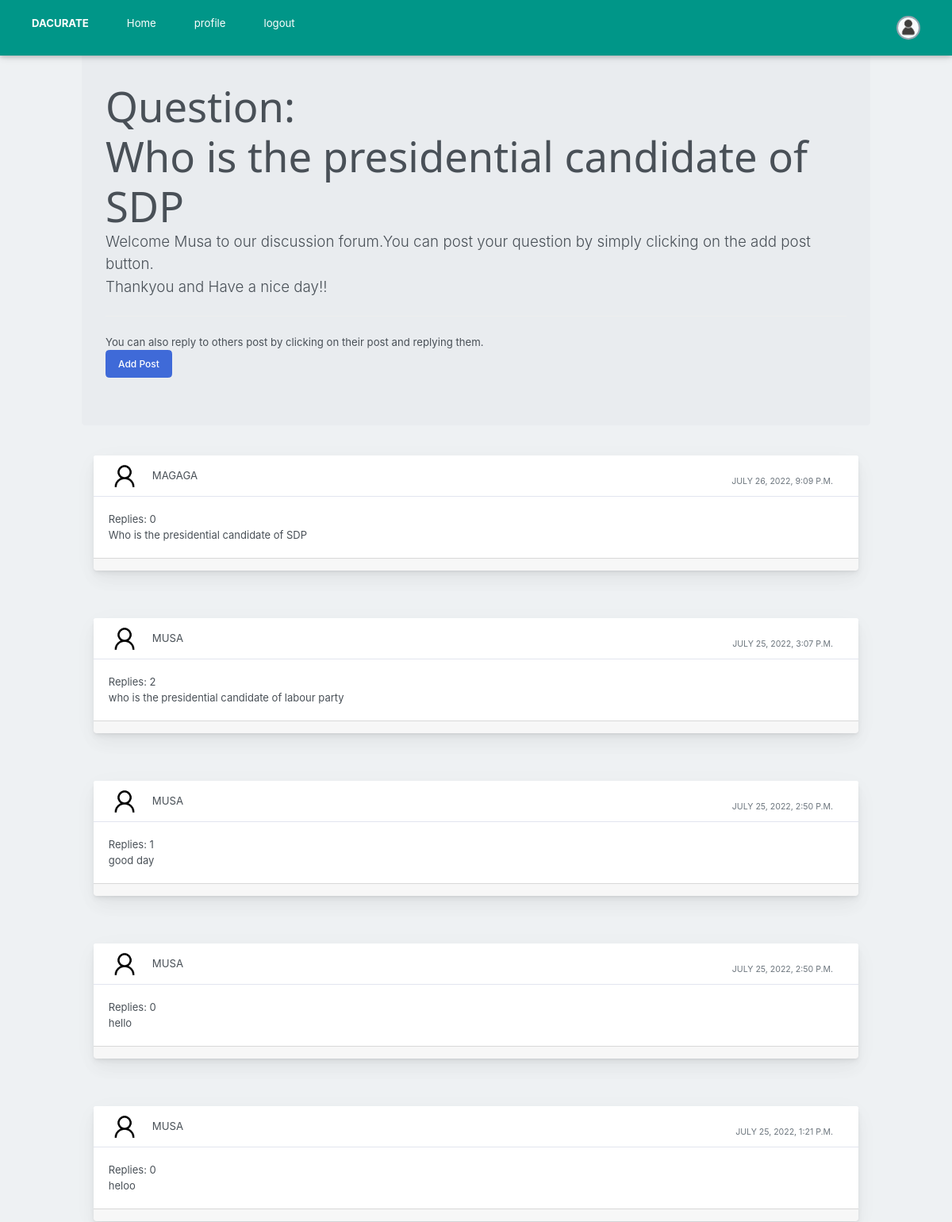
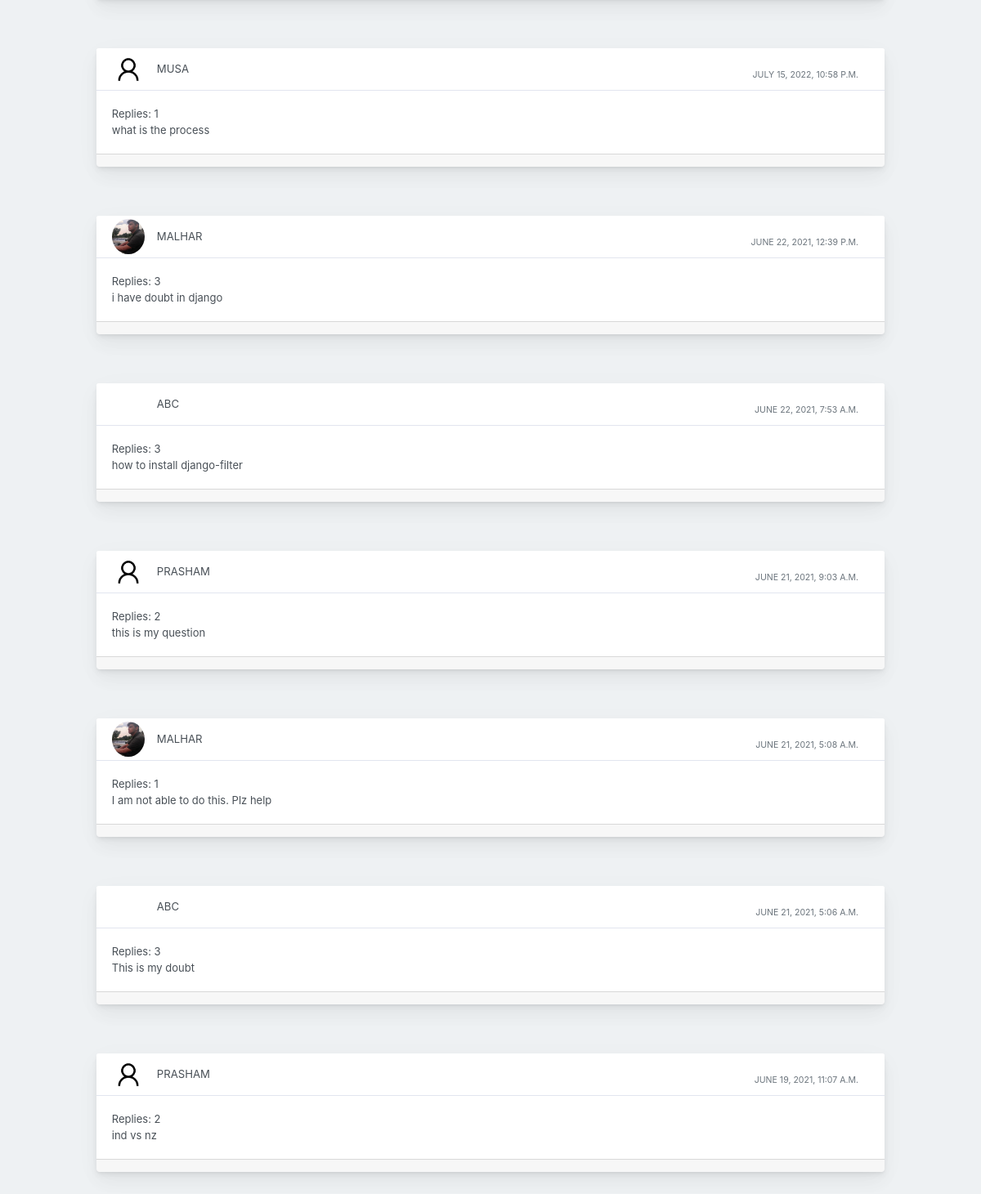
Screenshot of / (signed in) with the database file from the repository (2 pictures, top to bottom).
### profile_of_user/models.py (models this page shows)
class Post(models.Model):
    user1 = models.ForeignKey(User, on_delete=models.CASCADE, default=1)
    post_id = models.AutoField
    post_content = models.CharField(max_length=5000)
    timestamp= models.DateTimeField(default=now)
    image = models.ImageField(upload_to="images",default="")

### profile_of_user/views.py (the view, shortened to what this page needs)
# urls.py: path("", views.forum, name="Forum"),
def forum(request):
    profile = Profile.objects.all()
    pose= Post.objects.all().last().post_content
    replie= len(Replie.objects.all().last().reply_content)
    posts = Post.objects.annotate(count_replies=Count("replie")).order_by('-timestamp')
    return render(request, "forum.html", {'posts':posts,'pose':pose,'replie':replie})

### templates/forum.html (shortened to what this page needs)
{% extends 'basic.html' %}
{% block body %}
{% load static %}
<div class="container my-4">
<div class="jumbotron">
    <h1 class="display-4">Question:</h1>
    <h1 class="display-4">{{pose}}</h1>
    <p class="lead">Welcome {{request.user}} to our discussion forum.You can post your question  by simply clicking on the add post button. <br> Thankyou and Have a nice day!!</p>
    <hr class="my-4">
    <p>You can also reply to others post by clicking on their post and replying them.</p>
      <button class="btn btn-primary btn-lg" data-target="#questions" data-toggle="modal" role="button">Add Post</button>
    </div>
    {% for post in posts %}
    <div class="container-fluid mt-10">
      <div class="row">
          <div class="col-md-12">
              <div class="card mb-4">
                  <div class="card-header">
                      <div class="media flex-wrap w-100 align-items-center"> <img src="/media/{{post.image}}"
                              class="d-block ui-w-40 rounded-circle" alt="">
                          <div class="media-body ml-3"> <a href="/discussion/{{post.id}}" data-abc="true">{{post.user1}}</a>
                          </div>
                          <div class="text-muted small ml-3">
                            <div class="px-4 pt-3">{{post.timestamp}} </div>
                          </div>
                      </div>
                  </div>
                  <div class="card-body">
                    <p>Replies: {{post.count_replies}}</p>
                      <p>{{post.post_content}}</p>
                  </div>
                  <div class="card-footer d-flex flex-wrap justify-content-between align-items-center px-0 pt-0 pb-3">
                  </div>
              </div>
          </div>
      </div>
  </div>
  {% endfor %}
</div>
    {% endblock %}

### static/w3.css (style rules this page uses)
html { box-sizing:border-box }
*,*:before,*:after { box-sizing:inherit }
html { -ms-text-size-adjust:100%;-webkit-text-size-adjust:100% }
body { margin:0 }
a { background-color:transparent;-webkit-text-decoration-skip:objects }
img { border-style:none }
hr { box-sizing:content-box;height:0;overflow:visible }
button,input,select,textarea { font:inherit;margin:0 }
button,input { overflow:visible }
button,select { text-transform:none }
button,html [type=button],[type=reset],[type=submit] { -webkit-appearance:button }
html,body { font-family:Verdana,sans-serif;font-size:15px;line-height:1.5 }
html { overflow-x:hidden }
h1 { font-size:36px }
h1,h2,h3,h4,h5,h6 { font-family:"Segoe UI",Arial,sans-serif;font-weight:400;margin:10px 0 }
hr { border:0;border-top:1px solid #eee;margin:20px 0 }
img { vertical-align:middle }
a { color:inherit }

### rows the page displays
Post: post_content "Who is the presidential candidate of SDP", image (placeholder picture), user1 "MAGAGA", timestamp "JULY 26, 2022, 9:09 P.M.", count_replies "0"
Post: image (placeholder picture), user1 "MUSA", timestamp "JULY 25, 2022, 3:07 P.M.", count_replies "2", post_content "who is the presidential candidate of labour party"
Post: image (placeholder picture), user1 "MUSA", timestamp "JULY 25, 2022, 2:50 P.M.", count_replies "1", post_content "good day"
Post: image (placeholder picture), user1 "MUSA", timestamp "JULY 25, 2022, 2:50 P.M.", count_replies "0", post_content "hello"
Post: image (placeholder picture), user1 "MUSA", timestamp "JULY 25, 2022, 1:21 P.M.", count_replies "0", post_content "heloo"
Post: image (placeholder picture), user1 "MUSA", timestamp "JULY 15, 2022, 10:58 P.M.", count_replies "1", post_content "what is the process"
Post: image (picture), user1 "MALHAR", timestamp "JUNE 22, 2021, 12:39 P.M.", count_replies "3", post_content "i have doubt in django"
Post: user1 "ABC", timestamp "JUNE 22, 2021, 7:53 A.M.", count_replies "3", post_content "how to install django-filter"
Post: image (placeholder picture), user1 "PRASHAM", timestamp "JUNE 21, 2021, 9:03 A.M.", count_replies "2", post_content "this is my question"
Post: image (picture), user1 "MALHAR", timestamp "JUNE 21, 2021, 5:08 A.M.", count_replies "1", post_content "I am not able to do this. Plz help"
Post: user1 "ABC", timestamp "JUNE 21, 2021, 5:06 A.M.", count_replies "3", post_content "This is my doubt"
Post: image (placeholder picture), user1 "PRASHAM", timestamp "JUNE 19, 2021, 11:07 A.M.", count_replies "2", post_content "ind vs nz"

### other values shown
{{ request.user }} "Musa"
